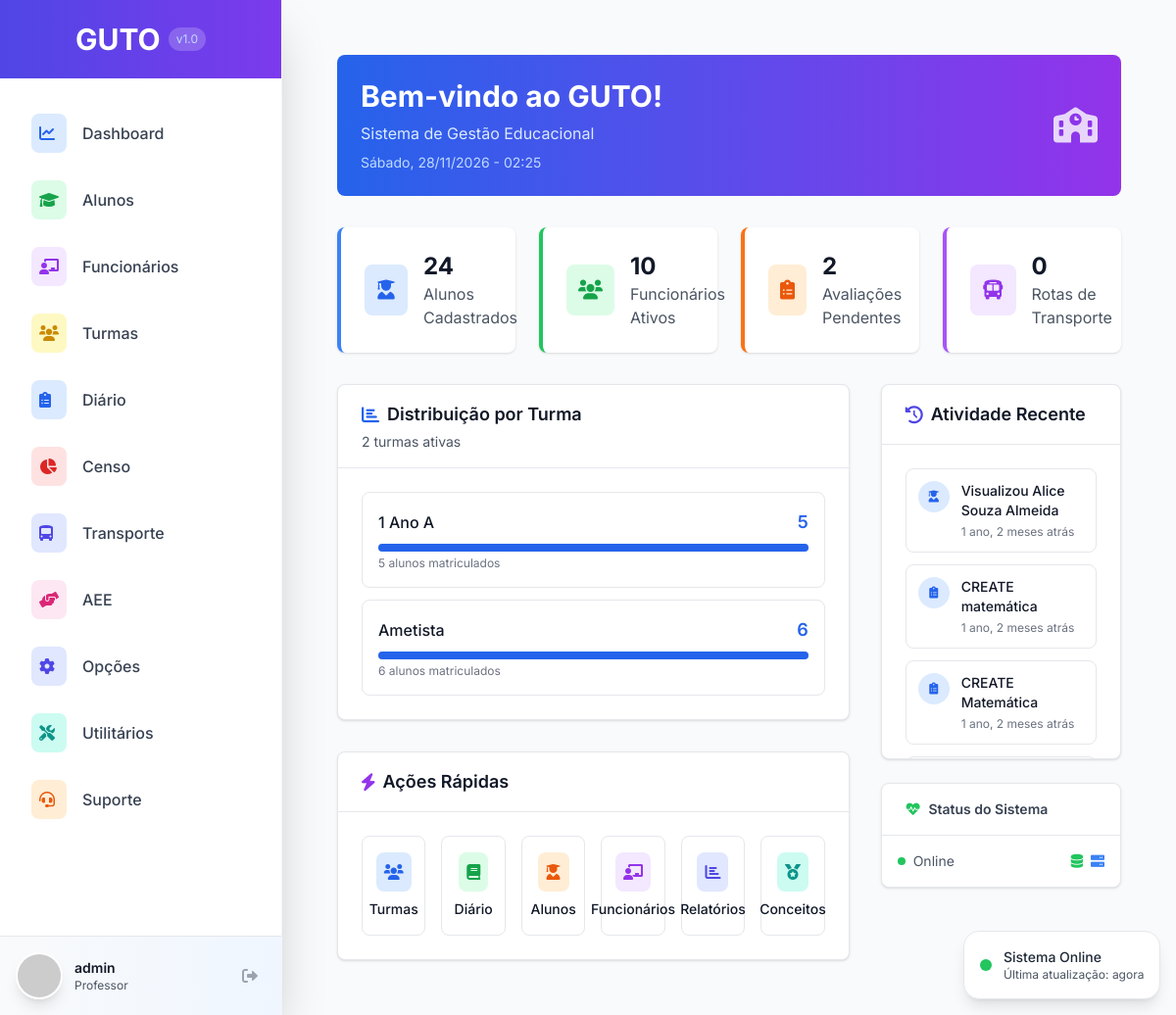
Page / (signed in) on the earlier database version.
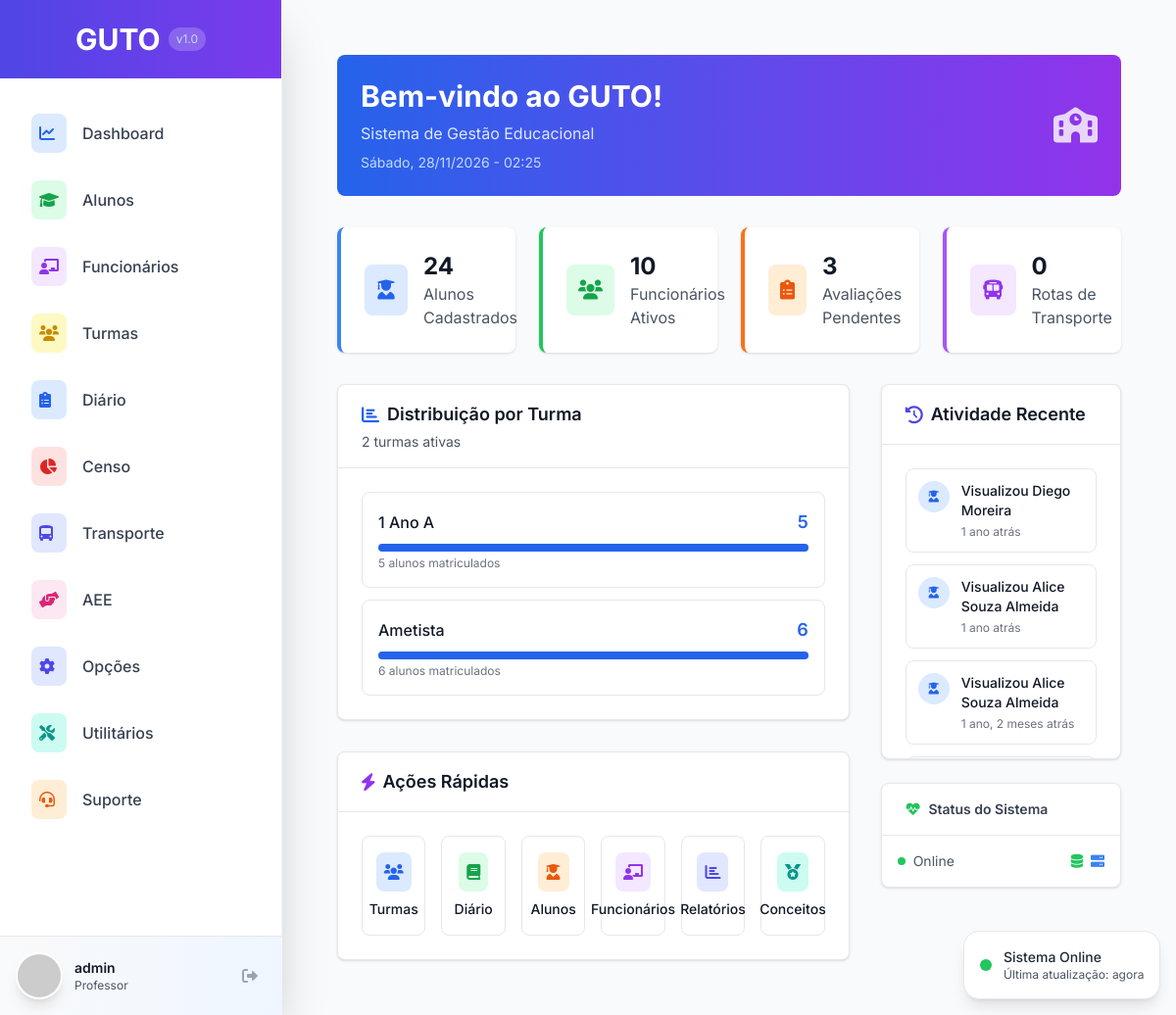
Same page on the later database version.
### turma/models.py (models this page shows, shortened)
class Turma(models.Model):
    TIPO_ENSINO_CHOICES = [
        ('EDUCACAO_INFANTIL', 'Educação Infantil'),
        ('ENSINO_FUNDAMENTAL_I', 'Ensino Fundamental I'),
        ('ENSINO_FUNDAMENTAL_II', 'Ensino Fundamental II'),
        ('ENSINO_MEDIO', 'Ensino Médio'),
    ]
    ANO_SERIE_CHOICES = [
        ('BERÇARIO', 'Berçário'),
        ('MATERNAL_I', 'Maternal I'),
        ('MATERNAL_II', 'Maternal II'),
        ('PRE_I', 'Pré I'),
        ('PRE_II', 'Pré II'),
        ('1_ANO', '1º Ano'),
        ('2_ANO', '2º Ano'),
        ('3_ANO', '3º Ano'),
        ('4_ANO', '4º Ano'),
        ('5_ANO', '5º Ano'),
        ('6_ANO', '6º Ano'),
        ('7_ANO', '7º Ano'),
        ('8_ANO', '8º Ano'),
        ('9_ANO', '9º Ano'),
        ('1_ANO_EM', '1º Ano'),
        ('2_ANO_EM', '2º Ano'),
        ('3_ANO_EM', '3º Ano'),
    ]
    TURNO_CHOICES = [
        ('MATUTINO', 'Matutino'),
        ('VESPERTINO', 'Vespertino'),
        ('NOTURNO', 'Noturno'),
        ('INTEGRAL', 'Integral'),
    ]
    nome = models.CharField(max_length=255, verbose_name="Nome da Turma")
    periodo_letivo = models.CharField(max_length=4, default=str(date.today().year), verbose_name="Período Letivo")
    tipo_ensino = models.CharField(max_length=50, choices=TIPO_ENSINO_CHOICES, verbose_name="Tipo de Ensino")
    ano_serie = models.CharField(max_length=50, choices=ANO_SERIE_CHOICES, verbose_name="Ano/Série")
    turno = models.CharField(max_length=20, choices=TURNO_CHOICES, verbose_name="Turno")
    diario_fechado = models.BooleanField(default=False, verbose_name="Diário Fechado")
    vagas_total = models.IntegerField(default=30, verbose_name="Total de Vagas")
    data_criacao = models.DateTimeField(auto_now_add=True, verbose_name="Data de Criação", null=True, blank=True)
    usuario_criacao = models.ForeignKey(User, on_delete=models.PROTECT, verbose_name="Criado por", null=True, blank=True)
    class Meta:
        verbose_name = "Turma"
        verbose_name_plural = "Turmas"
        unique_together = ['nome', 'periodo_letivo']
        ordering = ['periodo_letivo', 'ano_serie', 'nome']

### dashboard/models.py (models this page shows, shortened)
class AtividadeRecente(models.Model):
    TIPO_ACAO_CHOICES = [
        ('CRIAR', 'Criou'),
        ('EDITAR', 'Editou'),
        ('DELETAR', 'Deletou'),
        ('VISUALIZAR', 'Visualizou'),
    ]
    MODULO_CHOICES = [
        ('ALUNOS', 'Alunos'),
        ('FUNCIONARIOS', 'Funcionários'),
        ('OPCOES', 'Opções'),
        ('AEE', 'AEE/AC'),
        ('AVALIACAO', 'Avaliação'),
        ('UTILITARIOS', 'Utilitários'),
        ('DASHBOARD', 'Dashboard'),
    ]
    usuario = models.ForeignKey(User, on_delete=models.CASCADE, verbose_name="Usuário")
    acao = models.CharField(max_length=20, choices=TIPO_ACAO_CHOICES, verbose_name="Ação")
    modulo = models.CharField(max_length=20, choices=MODULO_CHOICES, verbose_name="Módulo")
    objeto_nome = models.CharField(max_length=255, verbose_name="Nome do Objeto")
    objeto_id = models.IntegerField(null=True, blank=True, verbose_name="ID do Objeto")
    descricao = models.TextField(blank=True, null=True, verbose_name="Descrição")
    data_atividade = models.DateTimeField(auto_now_add=True, verbose_name="Data da Atividade")
    class Meta:
        verbose_name = "Atividade Recente"
        verbose_name_plural = "Atividades Recentes"
        ordering = ['-data_atividade']
    @property
    def icone(self):
        icones = {
            'ALUNOS': 'fas fa-user-graduate',
            'FUNCIONARIOS': 'fas fa-users',
            'OPCOES': 'fas fa-cog',
            'AEE': 'fas fa-hands-helping',
            'AVALIACAO': 'fas fa-clipboard-list',
            'UTILITARIOS': 'fas fa-tools',
            'DASHBOARD': 'fas fa-tachometer-alt',
        }
        return icones.get(self.modulo, 'fas fa-file')

### dashboard/views.py (the view)
# urls.py: path('', views.home, name='home'),
@login_required
def home(request):
    try:
        locale.setlocale(locale.LC_TIME, 'pt_BR.UTF-8')
    except:
        try:
            locale.setlocale(locale.LC_TIME, 'Portuguese_Brazil.1252')
        except:
            pass  # Usar padrão se não conseguir configurar
    hoje = datetime.date.today()
    dias_semana = {
        0: 'Segunda-feira',
        1: 'Terça-feira',
        2: 'Quarta-feira',
        3: 'Quinta-feira',
        4: 'Sexta-feira',
        5: 'Sábado',
        6: 'Domingo'
    }
    dia_semana = dias_semana[hoje.weekday()]
    total_alunos = Aluno.objects.count()
    total_funcionarios = Funcionario.objects.count()
    avaliacoes_pendentes = Avaliacao.objects.filter(notas_lancadas=False).count()
    atividades_recentes = AtividadeRecente.objects.select_related('usuario')[:10]
    turmas_com_alunos = Turma.objects.annotate(
        total_alunos=Count('enturmacoes', filter=Q(enturmacoes__ativo=True))
    ).filter(total_alunos__gt=0).order_by('nome')
    alunos_por_serie = []
    total_max = 0
    for turma in turmas_com_alunos:
        alunos_por_serie.append({
            'serie': turma.nome,
            'quantidade': turma.total_alunos
        })
        if turma.total_alunos > total_max:
            total_max = turma.total_alunos
    if total_max > 0:
        for item in alunos_por_serie:
            item['percentual'] = (item['quantidade'] / total_max) * 100
    context = {
        'total_alunos': total_alunos,
        'total_funcionarios': total_funcionarios,
        'avaliacoes_pendentes': avaliacoes_pendentes,
        'transportes_ativos': 0,  # Será implementado quando o módulo transporte for criado
        'escola_nome': 'Sistema GUTO',
        'data_atual': hoje,
        'dia_semana': dia_semana,
        'alunos_por_serie': alunos_por_serie,
        'total_turmas': turmas_com_alunos.count(),
        'atividades_recentes': atividades_recentes,
    }
    return render(request, 'dashboard/home.html', context)

### templates/dashboard/home.html (shortened to what the changed rows need)
{% extends 'base.html' %}
{% load static %}
{% block content %}
<div class="p-8 max-w-7xl mx-auto">
    <div class="bg-gradient-to-r from-blue-600 to-purple-600 rounded-lg p-6 mb-8 text-white">
        <div class="flex items-center justify-between">
            <div>
                <h1 class="text-3xl font-bold mb-2">Bem-vindo ao GUTO!</h1>
            </div>
        </div>
    </div>
    <div class="grid grid-cols-1 md:grid-cols-2 lg:grid-cols-4 gap-6 mb-8">
        <div class="stats-card bg-white rounded-lg shadow p-6 border-l-4 border-orange-500">
            <div class="flex items-center">
                <div>
                    <h3 class="text-2xl font-bold text-gray-900">{{ avaliacoes_pendentes }}</h3>
                    <p class="text-gray-600">Avaliações Pendentes</p>
                </div>
            </div>
        </div>
    </div>
    <div class="grid grid-cols-1 lg:grid-cols-3 gap-8">
        <div class="lg:col-span-2 space-y-8">
            <div class="bg-white rounded-lg shadow border border-gray-200">
                <div class="p-6">
                    {% if alunos_por_serie %}
                    <div class="space-y-3">
                        {% for serie in alunos_por_serie %}
                        <div class="border border-gray-200 rounded-lg p-4">
                            <div class="flex items-center justify-between mb-2">
                                <h4 class="font-medium text-gray-900">{{ serie.serie }}</h4>
                                <span class="text-lg font-semibold text-blue-600">{{ serie.quantidade }}</span>
                            </div>
                            <div class="w-full bg-gray-200 rounded-full h-2">
                                <div class="bg-blue-600 h-2 rounded-full transition-all duration-500"
                                     style="width: {{ serie.percentual|default:0 }}%"></div>
                            </div>
                            <p class="text-xs text-gray-500 mt-1">{{ serie.quantidade }} aluno{{ serie.quantidade|pluralize:"s" }} matriculado{{ serie.quantidade|pluralize:"s" }}</p>
                        </div>
                        {% endfor %}
                    </div>
                    {% endif %}
                </div>
            </div>
        </div>
        <div class="lg:col-span-1">
            <div class="bg-white rounded-lg shadow border border-gray-200">
                <div class="p-6 max-h-80 overflow-y-auto">
                    <div class="space-y-3">
                        {% for atividade in atividades_recentes %}
                        <div class="flex items-start p-3 border border-gray-200 rounded-lg">
                            <div class="w-8 h-8 bg-blue-100 rounded-full flex items-center justify-center mr-3 flex-shrink-0">
                                <i class="{{ atividade.icone|default:'fas fa-circle' }} text-blue-600 text-xs"></i>
                            </div>
                            <div class="flex-1 min-w-0">
                                <p class="text-sm font-medium text-gray-900">
                                    {{ atividade.get_acao_display }} {{ atividade.objeto_nome }}
                                </p>
                                <p class="text-xs text-gray-500 mt-1">{{ atividade.data_atividade|timesince }} atrás</p>
                            </div>
                        </div>
                        {% empty %}
                        <div class="text-center py-8 text-gray-500">
                            <i class="fas fa-history text-2xl text-gray-400 mb-2"></i>
                            <p class="text-sm">Nenhuma atividade recente</p>
                        </div>
                        {% endfor %}
                    </div>
                </div>
            </div>
        </div>
    </div>
</div>
{% endblock %}

Differences in the rows shown:
no longer on this page (row unchanged): AtividadeRecente: acao "CREATE", objeto_nome "matemática", data_atividade "1 ano, 2 meses"
no longer on this page (row unchanged): AtividadeRecente: acao "CREATE", objeto_nome "Matemática", data_atividade "1 ano, 2 meses"
added AtividadeRecente: acao "Visualizou", objeto_nome "Diego Moreira", data_atividade "1 ano"
added AtividadeRecente: acao "Visualizou", objeto_nome "Alice Souza Almeida", data_atividade "1 ano"
Other differences:
{{ avaliacoes_pendentes }}: "2" → "3"
